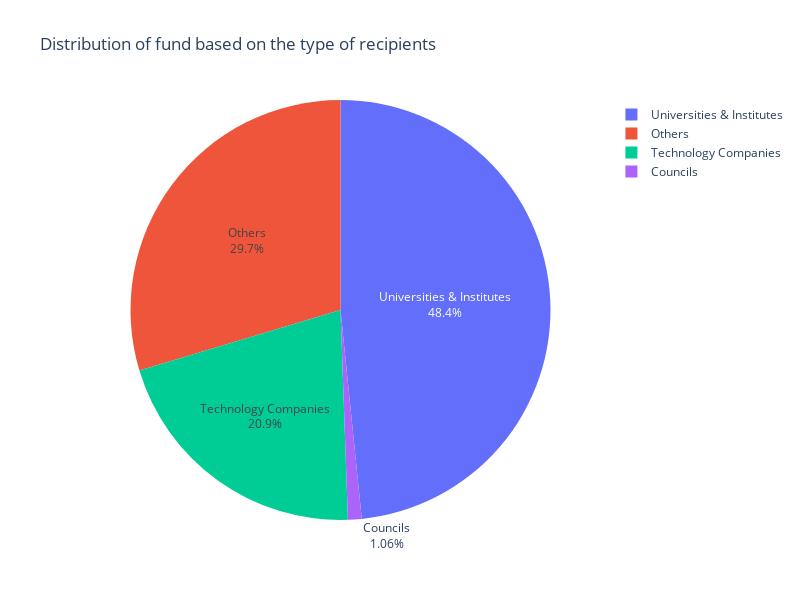

Here is the notebook cell this chart was saved with:
### Markdown cell above
7. In this step, I would like to visualize the above results to show industry wise concentration of committed funds. This visualization will strengthen my narrative about funds committments that advance queensland provide funds based on program policy not geographically or distribution of population.

### Code cell
# Note: code help acquired from plotly express website

fig = px.pie(summary_df, values='Total Funding', names='Category', hover_data=['Number of Entries'], title='Distribution of fund based on the type of recipients',)

# Update layout to adjust the size of the chart
fig.update_layout(width=800, height=600)

# the text displayed on each chart element include both the percentage value and the label
fig.update_traces(textinfo='percent+label')
fig.show()

### Figure 1 — Plotly figure (JSON) as saved in the notebook; plotly's stock layout.template omitted (floating-point values rounded to 4 significant figures)
{"data": [{"customdata": [[15], [106], [6], [165]], "domain": {"x": [0, 1], "y": [0, 1]}, "hovertemplate": "Category=%{label}<br>Total Funding=%{value}<br>Number of Entries=%{customdata[0]}<extra></extra>", "labels": ["Universities & Institutes", "Technology Companies", "Councils", "Others"], "legendgroup": "", "name": "", "showlegend": true, "textinfo": "percent+label", "type": "pie", "values": [31023312, 13407944, 678370, 19014568]}], "layout": {"height": 600, "legend": {"tracegroupgap": 0}, "title": {"text": "Distribution of fund based on the type of recipients"}, "width": 800}}
